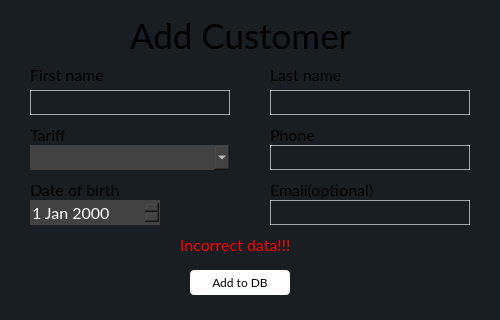
<?xml version="1.0" encoding="UTF-8"?>
<ui version="4.0">
 <class>InsertCustomerDialog</class>
 <widget class="QDialog" name="InsertCustomerDialog">
  <property name="geometry">
   <rect>
    <x>0</x>
    <y>0</y>
    <width>500</width>
    <height>320</height>
   </rect>
  </property>
  <property name="windowTitle">
   <string>Dialog</string>
  </property>
  <property name="styleSheet">
   <string notr="true">background-color:rgb(25, 30, 35);
font-family:Lato, Consolas;</string>
  </property>
  <widget class="QComboBox" name="tariff_comboBox">
   <property name="geometry">
    <rect>
     <x>30</x>
     <y>145</y>
     <width>200</width>
     <height>25</height>
    </rect>
   </property>
   <property name="styleSheet">
    <string notr="true">background-color:#424242;
border:none;
font-size:16px;
color:white;</string>
   </property>
  </widget>
  <widget class="QLineEdit" name="last_name_lineEdit">
   <property name="geometry">
    <rect>
     <x>270</x>
     <y>90</y>
     <width>200</width>
     <height>25</height>
    </rect>
   </property>
   <property name="styleSheet">
    <string notr="true">border:1px solid rgba(255, 255, 255, 0.6);</string>
   </property>
  </widget>
  <widget class="QLabel" name="header_label">
   <property name="geometry">
    <rect>
     <x>130</x>
     <y>10</y>
     <width>240</width>
     <height>50</height>
    </rect>
   </property>
   <property name="font">
    <font>
     <family>Lato</family>
     <pointsize>26</pointsize>
    </font>
   </property>
   <property name="text">
    <string>Add Customer</string>
   </property>
  </widget>
  <widget class="QLabel" name="fname_label">
   <property name="geometry">
    <rect>
     <x>30</x>
     <y>65</y>
     <width>161</width>
     <height>20</height>
    </rect>
   </property>
   <property name="font">
    <font>
     <family>Lato</family>
     <pointsize>12</pointsize>
    </font>
   </property>
   <property name="text">
    <string>First name</string>
   </property>
  </widget>
  <widget class="QLabel" name="tariff_label">
   <property name="geometry">
    <rect>
     <x>30</x>
     <y>125</y>
     <width>105</width>
     <height>20</height>
    </rect>
   </property>
   <property name="font">
    <font>
     <family>Lato</family>
     <pointsize>12</pointsize>
    </font>
   </property>
   <property name="text">
    <string>Tariff</string>
   </property>
  </widget>
  <widget class="QLineEdit" name="email_lineEdit">
   <property name="geometry">
    <rect>
     <x>270</x>
     <y>200</y>
     <width>200</width>
     <height>25</height>
    </rect>
   </property>
   <property name="styleSheet">
    <string notr="true">border:1px solid rgba(255, 255, 255, 0.6);</string>
   </property>
  </widget>
  <widget class="QLineEdit" name="first_name_lineEdit">
   <property name="geometry">
    <rect>
     <x>30</x>
     <y>90</y>
     <width>200</width>
     <height>25</height>
    </rect>
   </property>
   <property name="styleSheet">
    <string notr="true">border:1px solid rgba(255, 255, 255, 0.6);</string>
   </property>
  </widget>
  <widget class="QPushButton" name="confirm_addition">
   <property name="geometry">
    <rect>
     <x>190</x>
     <y>270</y>
     <width>100</width>
     <height>25</height>
    </rect>
   </property>
   <property name="styleSheet">
    <string notr="true">QPushButton{
color:black;
background-color:white;
border:none;
border-radius:4px;
}
QPushButton:hover{
	background-color:rgb(220, 220, 220);
}</string>
   </property>
   <property name="text">
    <string>Add to DB</string>
   </property>
  </widget>
  <widget class="QLabel" name="phone_label">
   <property name="geometry">
    <rect>
     <x>270</x>
     <y>125</y>
     <width>97</width>
     <height>20</height>
    </rect>
   </property>
   <property name="font">
    <font>
     <family>Lato</family>
     <pointsize>12</pointsize>
    </font>
   </property>
   <property name="text">
    <string>Phone</string>
   </property>
  </widget>
  <widget class="QLineEdit" name="phone_lineEdit">
   <property name="geometry">
    <rect>
     <x>270</x>
     <y>145</y>
     <width>200</width>
     <height>25</height>
    </rect>
   </property>
   <property name="styleSheet">
    <string notr="true">border:1px solid rgba(255, 255, 255, 0.6);</string>
   </property>
  </widget>
  <widget class="QLabel" name="email_label">
   <property name="geometry">
    <rect>
     <x>270</x>
     <y>180</y>
     <width>121</width>
     <height>20</height>
    </rect>
   </property>
   <property name="font">
    <font>
     <family>Lato</family>
     <pointsize>12</pointsize>
    </font>
   </property>
   <property name="text">
    <string>Email(optional)</string>
   </property>
  </widget>
  <widget class="QLabel" name="lname_label">
   <property name="geometry">
    <rect>
     <x>270</x>
     <y>65</y>
     <width>161</width>
     <height>20</height>
    </rect>
   </property>
   <property name="font">
    <font>
     <family>Lato</family>
     <pointsize>12</pointsize>
    </font>
   </property>
   <property name="text">
    <string>Last name</string>
   </property>
  </widget>
  <widget class="QLabel" name="incorrect_data_label">
   <property name="geometry">
    <rect>
     <x>180</x>
     <y>235</y>
     <width>121</width>
     <height>19</height>
    </rect>
   </property>
   <property name="styleSheet">
    <string notr="true">color:red;
font-family:Lato, Consolas;
font-size:16px;
background-color:transparent;
</string>
   </property>
   <property name="text">
    <string>Incorrect data!!!</string>
   </property>
  </widget>
  <widget class="QDateEdit" name="bday_dateEdit">
   <property name="geometry">
    <rect>
     <x>30</x>
     <y>200</y>
     <width>130</width>
     <height>25</height>
    </rect>
   </property>
   <property name="styleSheet">
    <string notr="true">background-color:#424242;
border:none;
font-size:16px;
color:white;</string>
   </property>
  </widget>
  <widget class="QLabel" name="email_label_2">
   <property name="geometry">
    <rect>
     <x>30</x>
     <y>180</y>
     <width>120</width>
     <height>20</height>
    </rect>
   </property>
   <property name="font">
    <font>
     <family>Lato</family>
     <pointsize>12</pointsize>
    </font>
   </property>
   <property name="text">
    <string>Date of birth</string>
   </property>
  </widget>
 </widget>
 <resources/>
 <connections/>
</ui>
